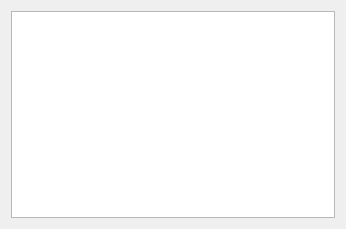
<?xml version="1.0" encoding="UTF-8"?>
<ui version="4.0">
 <class>dialog_tongji</class>
 <widget class="QDialog" name="dialog_tongji">
  <property name="geometry">
   <rect>
    <x>0</x>
    <y>0</y>
    <width>346</width>
    <height>229</height>
   </rect>
  </property>
  <property name="windowTitle">
   <string>班次订单产量统计</string>
  </property>
  <property name="modal">
   <bool>true</bool>
  </property>
  <layout class="QHBoxLayout" name="horizontalLayout">
   <item>
    <widget class="QTableView" name="tableView"/>
   </item>
  </layout>
 </widget>
 <resources/>
 <connections/>
</ui>
